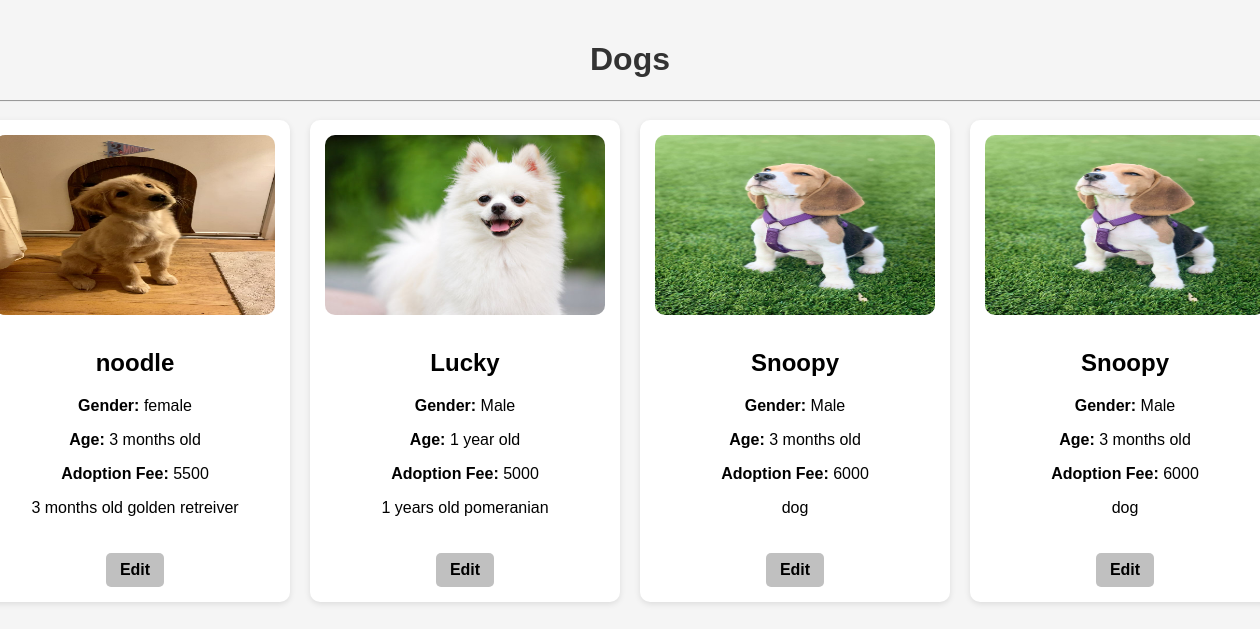
/dog_list/1, run on the app's committed database.
### app/models.py (models this page shows, shortened)
class Pet_category(models.Model):
    name = models.TextField()
    image = models.FileField()
    description = models.TextField()

class Pets(models.Model):
    pet_id = models.TextField()
    pet_name = models.TextField()
    gender = models.TextField()
    age = models.TextField()
    adoption_fee = models.IntegerField()
    img = models.FileField()
    dis = models.TextField()
    category=models.ForeignKey(Pet_category,on_delete=models.CASCADE,related_name="pets")

### app/views.py (the view)
# urls.py: path('dog_list/<id>',views.dog_list),
def dog_list(req,id):
    category = Pet_category.objects.get(id=id)
    pet_details = Pets.objects.filter(category=category)
    return render(req, 'shop/pet_list.html', {'category': category,'pet_details':pet_details})

### templates/shop/pet_list.html (shortened to what this page needs)
<!DOCTYPE html>
<html lang="en">
<head>
</head>
<body>
    <div class="container">
        <h1>{{ category.name }}</h1>
        <hr>
        <div class="pet-list">
            {% for pet in pet_details %}
            <div class="pet-card">
                <img src="{{ pet.img.url }}" alt="{{ pet.pet_name }}">
                <div class="pet-details">
                    <h2>{{ pet.pet_name }}</h2>
                    <p><strong>Gender:</strong> {{ pet.gender }}</p>
                    <p><strong>Age:</strong> {{ pet.age }}</p>
                    <p><strong>Adoption Fee:</strong> {{ pet.adoption_fee }}</p>
                    <p>{{ pet.dis }}</p>
                </div>
                <div class="buttons">
                    <a href="edit_pet/{{pet.pk}}" class="btn edit-btn">Edit</a>
                </div>
            </div>
            {% empty %}
            <p class="no-pets">No pets available in this category.</p>
            {% endfor %}
        </div>
    </div>
</body>
</html>

### templates/shop/pet_list.html (style rules this page uses)
body { font-family: Arial, sans-serif; background-color: whitesmoke; margin: 0; padding: 20px; display: flex; justify-content: center; }
h1 { text-align: center; color: #333; }
.pet-list { display: flex; overflow-x: auto; gap: 20px; padding: 10px 0; white-space: nowrap; }
.pet-card { flex: 0 0 auto; width: 280px; background: #fff; border-radius: 10px; box-shadow: 0 2px 6px rgba(0, 0, 0, 0.1); overflow: hidden; transition: transform 0.3s ease; padding: 15px; text-align: center; }
.pet-card img { width: 100%; height: 180px; object-fit:fill; border-radius: 10px; }
.pet-details { padding: 10px 0; }
.buttons { display: flex; justify-content: center; gap: 10px; margin-top: 10px; }
.btn { padding: 8px 14px; text-decoration: none; color:black; border-radius: 5px; border: none; cursor: pointer; font-weight: bold; transition: background 0.3s; }
.edit-btn { background-color: silver; }

### data on the page
Pet_category: name "Dogs"
Pets: img (picture), pet_name "noodle", gender "female", age "3 months old", adoption_fee "5500", dis "3 months old golden retreiver"
Pets: img (picture), pet_name "Lucky", gender "Male", age "1 year old", adoption_fee "5000", dis "1 years old pomeranian"
Pets: img (picture), pet_name "Snoopy", gender "Male", age "3 months old", adoption_fee "6000", dis "dog"
Pets: img (picture), pet_name "Snoopy", gender "Male", age "3 months old", adoption_fee "6000", dis "dog"
